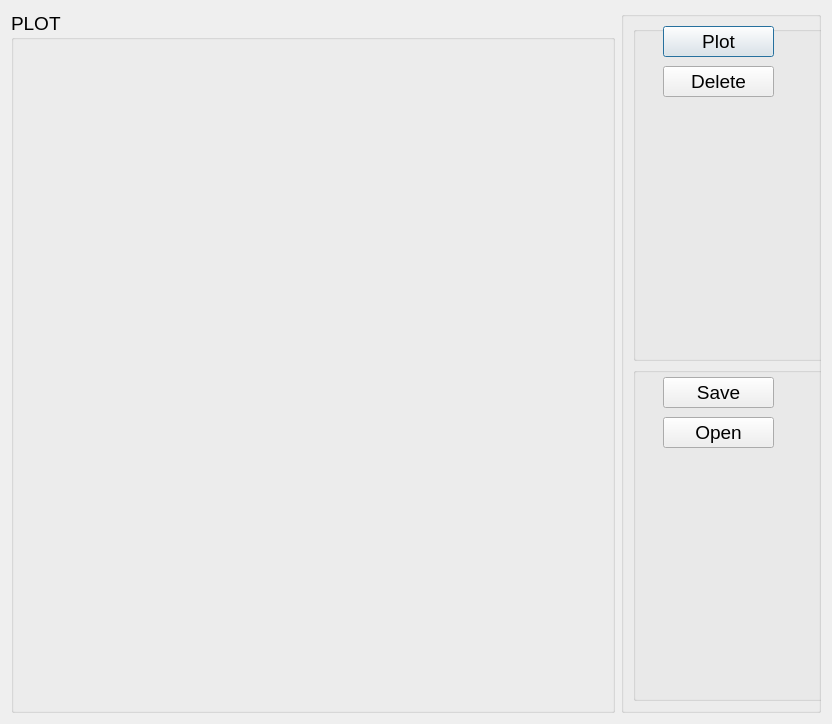
<?xml version="1.0" encoding="UTF-8"?>
<ui version="4.0">
 <class>hist_scatter</class>
 <widget class="QDialog" name="hist_scatter">
  <property name="geometry">
   <rect>
    <x>0</x>
    <y>0</y>
    <width>832</width>
    <height>724</height>
   </rect>
  </property>
  <property name="windowTitle">
   <string>Dialog</string>
  </property>
  <layout class="QHBoxLayout" name="horizontalLayout">
   <item>
    <widget class="QGroupBox" name="groupBox">
     <property name="minimumSize">
      <size>
       <width>200</width>
       <height>0</height>
      </size>
     </property>
     <property name="maximumSize">
      <size>
       <width>1000</width>
       <height>16777215</height>
      </size>
     </property>
     <property name="font">
      <font>
       <family>Arial</family>
       <pointsize>14</pointsize>
      </font>
     </property>
     <property name="title">
      <string>PLOT</string>
     </property>
     <layout class="QHBoxLayout" name="horizontalLayout_2"/>
    </widget>
   </item>
   <item>
    <widget class="QGroupBox" name="groupBox_2">
     <property name="minimumSize">
      <size>
       <width>200</width>
       <height>0</height>
      </size>
     </property>
     <property name="maximumSize">
      <size>
       <width>200</width>
       <height>16777215</height>
      </size>
     </property>
     <property name="title">
      <string/>
     </property>
     <layout class="QVBoxLayout" name="verticalLayout">
      <item>
       <widget class="QGroupBox" name="groupBox_3">
        <property name="minimumSize">
         <size>
          <width>200</width>
          <height>0</height>
         </size>
        </property>
        <property name="maximumSize">
         <size>
          <width>200</width>
          <height>16777215</height>
         </size>
        </property>
        <property name="title">
         <string/>
        </property>
        <widget class="QPushButton" name="pushButton_4">
         <property name="geometry">
          <rect>
           <x>30</x>
           <y>0</y>
           <width>111</width>
           <height>31</height>
          </rect>
         </property>
         <property name="font">
          <font>
           <family>Arial</family>
           <pointsize>14</pointsize>
          </font>
         </property>
         <property name="text">
          <string>Plot</string>
         </property>
        </widget>
        <widget class="QPushButton" name="pushButton">
         <property name="geometry">
          <rect>
           <x>30</x>
           <y>40</y>
           <width>111</width>
           <height>31</height>
          </rect>
         </property>
         <property name="font">
          <font>
           <family>Arial</family>
           <pointsize>14</pointsize>
          </font>
         </property>
         <property name="text">
          <string>Delete</string>
         </property>
        </widget>
       </widget>
      </item>
      <item>
       <widget class="QGroupBox" name="groupBox_4">
        <property name="minimumSize">
         <size>
          <width>200</width>
          <height>0</height>
         </size>
        </property>
        <property name="maximumSize">
         <size>
          <width>200</width>
          <height>16777215</height>
         </size>
        </property>
        <property name="title">
         <string/>
        </property>
        <widget class="QPushButton" name="pushButton_5">
         <property name="geometry">
          <rect>
           <x>30</x>
           <y>10</y>
           <width>111</width>
           <height>31</height>
          </rect>
         </property>
         <property name="font">
          <font>
           <family>Arial</family>
           <pointsize>14</pointsize>
          </font>
         </property>
         <property name="text">
          <string>Save</string>
         </property>
        </widget>
        <widget class="QPushButton" name="pushButton_6">
         <property name="geometry">
          <rect>
           <x>30</x>
           <y>50</y>
           <width>111</width>
           <height>31</height>
          </rect>
         </property>
         <property name="font">
          <font>
           <family>Arial</family>
           <pointsize>14</pointsize>
          </font>
         </property>
         <property name="text">
          <string>Open</string>
         </property>
        </widget>
       </widget>
      </item>
     </layout>
    </widget>
   </item>
  </layout>
 </widget>
 <resources/>
 <connections/>
</ui>
